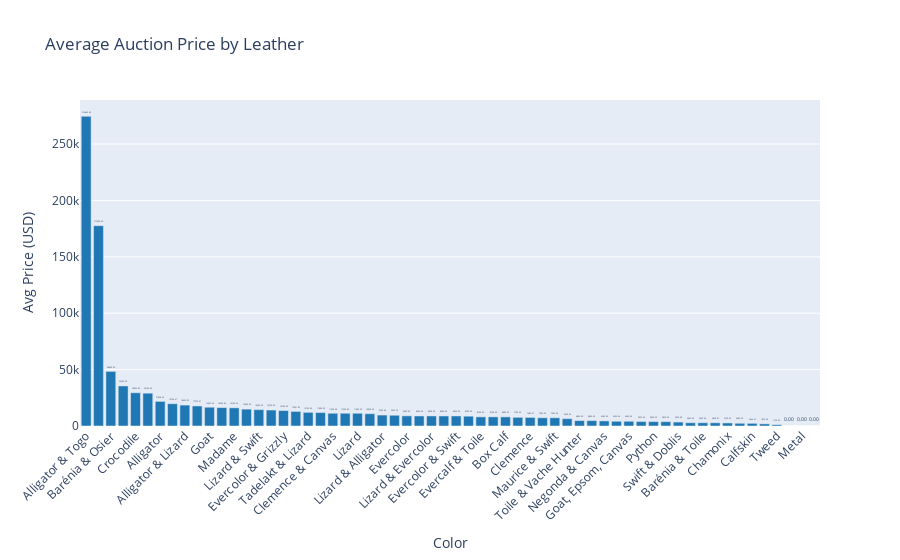

Source (notebook cell):
### Code cell
import plotly.express as px

# Calculate average price realized per color, round to 2 decimals, and sort descending
brand_avg = (df.groupby("Leather")["Price Realized (USD)"]
              .mean()
              .round(2)  # Round to 2 decimal places
              .reset_index()
              .sort_values("Price Realized (USD)", ascending=False))

# Create an interactive bar chart with uniform color
fig = px.bar(
    brand_avg, 
    x="Leather", 
    y="Price Realized (USD)", 
    text="Price Realized (USD)",  # This will now show the rounded values
    title="Average Auction Price by Leather",
    labels={"Price Realized (USD)": "Avg Price (USD)"},
    color_discrete_sequence=['#1f77b4']  # Single color for all bars
)

# Customize layout
fig.update_traces(
    texttemplate='%{text:,.2f}',  # Format with commas and 2 decimals
    textposition='outside',
    marker_color='#1f77b4'  # Ensures color consistency
)
fig.update_layout(
    xaxis_tickangle=-45,
    yaxis_title="Avg Price (USD)",
    xaxis_title="Color",
    showlegend=False  # Hides legend since all bars are same color
)

# Show the interactive chart
fig.show()

### Figure 1 — Plotly figure (JSON) as saved in the notebook; plotly's stock layout.template omitted (floating-point values rounded to 4 significant figures)
{"data": [{"alignmentgroup": "True", "hovertemplate": "Leather=%{x}<br>Avg Price (USD)=%{text}<extra></extra>", "legendgroup": "", "marker": {"color": "#1f77b4", "pattern": {"shape": ""}}, "name": "", "offsetgroup": "", "orientation": "v", "showlegend": false, "text": [274600, 177600, 48400, 35500, 29490.0, 29100, 21840.0, 19770.0, 18550, 17770.0, 16660.0, 16300, 16100, 14950, 14500, 14150, 13700, 12930.0, 12100, 11900, 11300, 11300, 11280.0, 10900, 9700, 9533.0, 9000, 8900, 8900, 8900, 8900, 8700, 8100, 8100, 8080, 7700, 7589.0, 7300, 7300, 6500, 4800, 4800, 4500, 4200, 4200, 3925, 3900, 3850, 3500, 2900, 2900, 2858.0, 2700, 2400, 2367.0, 1900, 1150, 0, 0, 0], "textposition": "outside", "texttemplate": "%{text:,.2f}", "type": "bar", "x": ["Alligator & Togo", "Alligator & Epsom", "Barénia & Osier", "Swift & Lambskin", "Crocodile", "Swift & Canvas", "Alligator", "Canvas", "Alligator & Lizard", "Epsom", "Goat", "Ostrich", "Madame", "Togo & Swift", "Lizard & Swift", "Novillo", "Evercolor & Grizzly", "Togo", "Tadelakt & Lizard", "Swift", "Clemence & Canvas", "Swift & Toile", "Lizard", "Barénia Faubourg", "Lizard & Alligator", "Barénia", "Evercolor", "Evercolor (Verso)", "Lizard & Evercolor", "Swift & Graine d'H", "Evercolor & Swift", "Tadelakt", "Evercalf & Toile", "Monsieur", "Box Calf", "Courchevel", "Clemence", "Calf", "Maurice & Swift", "Togo & Canvas", "Toile & Vache Hunter", "Empreinte", "Negonda & Canvas", "Swift & Velours", "Goat, Epsom, Canvas", "Caviar", "Python", "Taurillon", "Swift & Doblis", "Clemence & Crinoline", "Barénia & Toile", "Lambskin", "Chamonix", "Tuffetage", "Calfskin", "Patent", "Tweed", "Swift & Osier", "Metal", "Satin & Lambskin"], "xaxis": "x", "y": [274600, 177600, 48400, 35500, 29490.0, 29100, 21840.0, 19770.0, 18550, 17770.0, 16660.0, 16300, 16100, 14950, 14500, 14150, 13700, 12930.0, 12100, 11900, 11300, 11300, 11280.0, 10900, 9700, 9533.0, 9000, 8900, 8900, 8900, 8900, 8700, 8100, 8100, 8080, 7700, 7589.0, 7300, 7300, 6500, 4800, 4800, 4500, 4200, 4200, 3925, 3900, 3850, 3500, 2900, 2900, 2858.0, 2700, 2400, 2367.0, 1900, 1150, 0, 0, 0], "yaxis": "y"}], "layout": {"barmode": "relative", "legend": {"tracegroupgap": 0}, "showlegend": false, "title": {"text": "Average Auction Price by Leather"}, "xaxis": {"anchor": "y", "domain": [0, 1], "tickangle": -45, "title": {"text": "Color"}}, "yaxis": {"anchor": "x", "domain": [0, 1], "title": {"text": "Avg Price (USD)"}}}}
